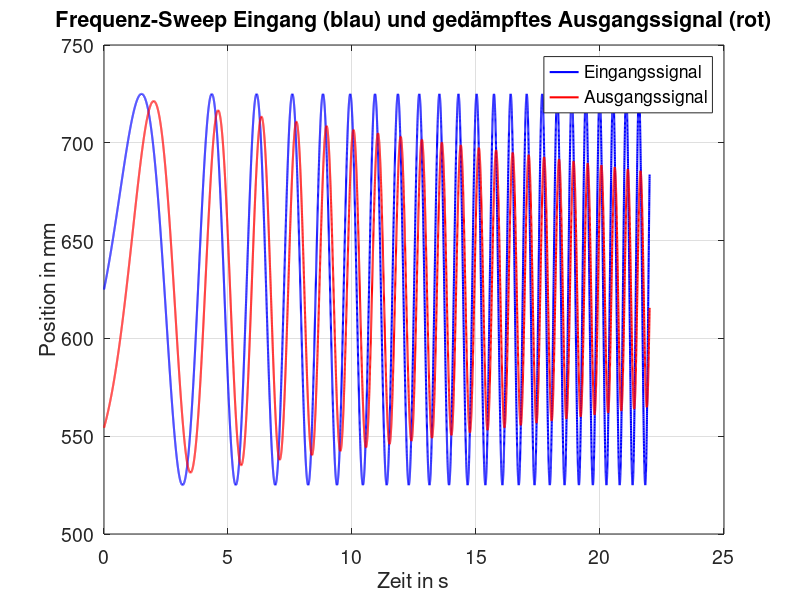

Write MATLAB code to recreate this figure.
% Parameter
Fs = 1000;            % Abtastfrequenz [Hz]
T = 22;               % Gesamtdauer [s]
t = linspace(0,T,Fs*T);  % Zeitvektor

% Frequenz-Sweep (linear von f0 bis f1)
f0 = 0.1;    % Startfrequenz [Hz]
f1 = 2;      % Endfrequenz [Hz]
k = (f1 - f0)/T;  % Steigung der Frequenz im Sweep

% Instantane Frequenz zum Zeitpunkt t
f_t = f0 + k*t;

% Phasen des Eingangssignals (integriert Frequenz)
phi_in = 2*pi * (f0*t + 0.5*k*t.^2);

% Eingangssignal mit konstanter Amplitude 100
amp_in = 100;
x_in = amp_in * sin(phi_in);

% Ausgangssignal - Phasenversetztes und gedämpftes Signal
% Beispiel: Phasenverschiebung (kontinuierlich wachsend) und Amplitudendämpfung
phase_offset = pi/4;            % konstanter Phasenversatz (45 Grad)
amplitude_damping = linspace(1,0.6,length(t));  % Dämpfung von 1 auf 0.6 linear

% Ausgangssignal
x_out = amplitude_damping .* amp_in .* sin(phi_in - phase_offset);

% Basis-Offset (Position in mm), damit Linien im Plot nicht um 0 schwanken
offset = 625;  

% Plot
figure('Position',[100 100 900 400])
plot(t, x_in + offset, 'b', 'LineWidth', 1.5)
hold on
plot(t, x_out + offset, 'r', 'LineWidth', 1.5)
hold off
grid on

xlabel('Zeit in s', 'FontSize', 14)
ylabel('Position in mm', 'FontSize', 14)
title('Frequenz-Sweep Eingang (blau) und gedämpftes Ausgangssignal (rot)', 'FontSize', 16)
legend('Eingangssignal', 'Ausgangssignal', 'Location', 'northeast')

% Optische Anpassungen
ylim([500 750])
set(gca,'FontSize',14)